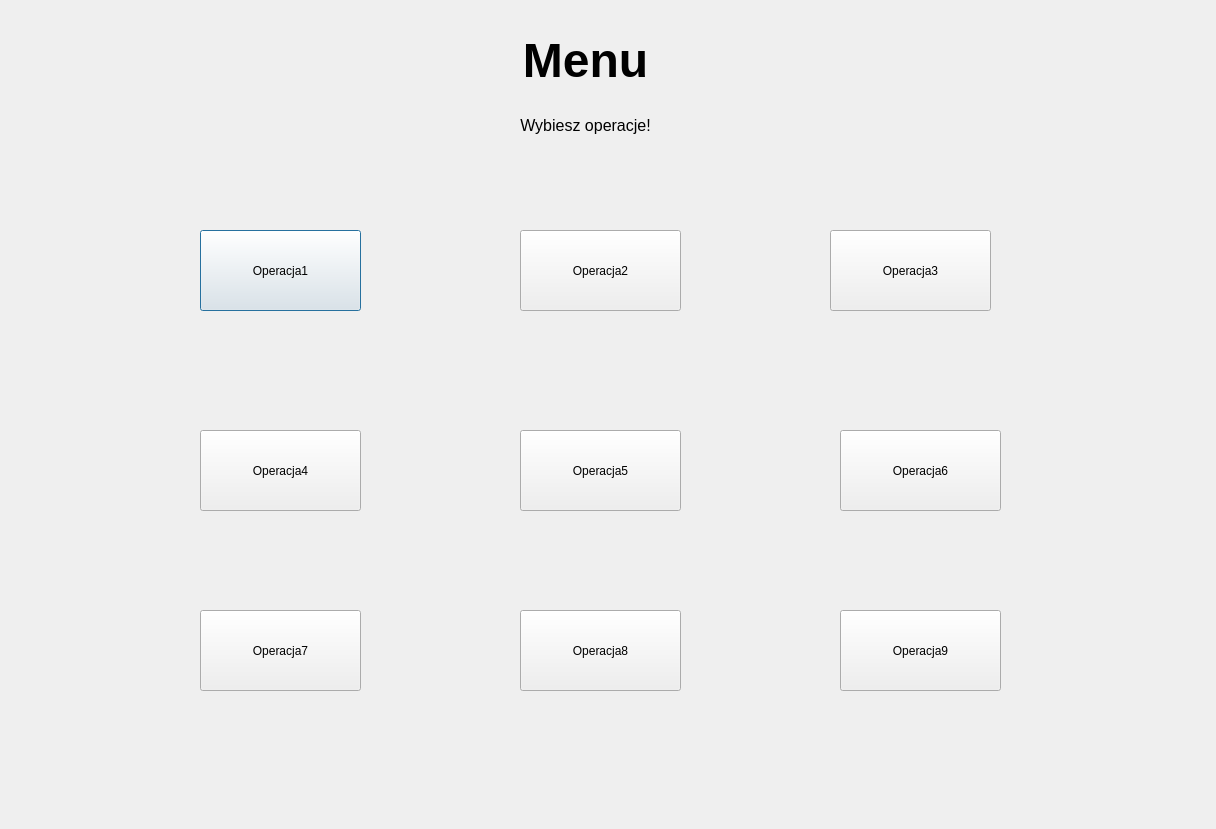
<?xml version="1.0" encoding="UTF-8"?>
<ui version="4.0">
 <class>Dialog</class>
 <widget class="QDialog" name="Dialog">
  <property name="geometry">
   <rect>
    <x>0</x>
    <y>0</y>
    <width>1216</width>
    <height>829</height>
   </rect>
  </property>
  <property name="windowTitle">
   <string>Dialog</string>
  </property>
  <widget class="QWidget" name="widget" native="true">
   <property name="geometry">
    <rect>
     <x>10</x>
     <y>0</y>
     <width>1200</width>
     <height>800</height>
    </rect>
   </property>
   <widget class="QLabel" name="label">
    <property name="geometry">
     <rect>
      <x>350</x>
      <y>20</y>
      <width>451</width>
      <height>81</height>
     </rect>
    </property>
    <property name="text">
     <string>&lt;html&gt;&lt;head/&gt;&lt;body&gt;&lt;p align=&quot;center&quot;&gt;&lt;span style=&quot; font-size:36pt; font-weight:700;&quot;&gt;Menu&lt;/span&gt;&lt;/p&gt;&lt;/body&gt;&lt;/html&gt;</string>
    </property>
   </widget>
   <widget class="QLabel" name="label_4">
    <property name="geometry">
     <rect>
      <x>450</x>
      <y>110</y>
      <width>251</width>
      <height>31</height>
     </rect>
    </property>
    <property name="text">
     <string>&lt;html&gt;&lt;head/&gt;&lt;body&gt;&lt;p align=&quot;center&quot;&gt;&lt;span style=&quot; font-size:12pt;&quot;&gt;Wybiesz operacje!&lt;/span&gt;&lt;/p&gt;&lt;/body&gt;&lt;/html&gt;</string>
    </property>
   </widget>
   <widget class="QLabel" name="blad">
    <property name="geometry">
     <rect>
      <x>480</x>
      <y>490</y>
      <width>261</width>
      <height>31</height>
     </rect>
    </property>
    <property name="text">
     <string>&lt;html&gt;&lt;head/&gt;&lt;body&gt;&lt;p align=&quot;center&quot;&gt;&lt;span style=&quot; font-size:16pt; color:#ff0000;&quot;&gt;&lt;br/&gt;&lt;/span&gt;&lt;/p&gt;&lt;/body&gt;&lt;/html&gt;</string>
    </property>
   </widget>
   <widget class="QPushButton" name="Operacja_1_przycisk">
    <property name="geometry">
     <rect>
      <x>190</x>
      <y>230</y>
      <width>161</width>
      <height>81</height>
     </rect>
    </property>
    <property name="text">
     <string>Operacja1</string>
    </property>
   </widget>
   <widget class="QPushButton" name="Operacja_2_przycisk">
    <property name="geometry">
     <rect>
      <x>510</x>
      <y>230</y>
      <width>161</width>
      <height>81</height>
     </rect>
    </property>
    <property name="text">
     <string>Operacja2</string>
    </property>
   </widget>
   <widget class="QPushButton" name="Operacja_3_przycisk">
    <property name="geometry">
     <rect>
      <x>820</x>
      <y>230</y>
      <width>161</width>
      <height>81</height>
     </rect>
    </property>
    <property name="text">
     <string>Operacja3</string>
    </property>
   </widget>
   <widget class="QPushButton" name="Operacja_4">
    <property name="geometry">
     <rect>
      <x>190</x>
      <y>430</y>
      <width>161</width>
      <height>81</height>
     </rect>
    </property>
    <property name="text">
     <string>Operacja4</string>
    </property>
   </widget>
   <widget class="QPushButton" name="Operacja_5">
    <property name="geometry">
     <rect>
      <x>510</x>
      <y>430</y>
      <width>161</width>
      <height>81</height>
     </rect>
    </property>
    <property name="text">
     <string>Operacja5</string>
    </property>
   </widget>
   <widget class="QPushButton" name="Operacja_6">
    <property name="geometry">
     <rect>
      <x>830</x>
      <y>430</y>
      <width>161</width>
      <height>81</height>
     </rect>
    </property>
    <property name="text">
     <string>Operacja6</string>
    </property>
   </widget>
   <widget class="QPushButton" name="Operacja_7">
    <property name="geometry">
     <rect>
      <x>190</x>
      <y>610</y>
      <width>161</width>
      <height>81</height>
     </rect>
    </property>
    <property name="text">
     <string>Operacja7</string>
    </property>
   </widget>
   <widget class="QPushButton" name="Operacja_8">
    <property name="geometry">
     <rect>
      <x>510</x>
      <y>610</y>
      <width>161</width>
      <height>81</height>
     </rect>
    </property>
    <property name="text">
     <string>Operacja8</string>
    </property>
   </widget>
   <widget class="QPushButton" name="Operacja_9">
    <property name="geometry">
     <rect>
      <x>830</x>
      <y>610</y>
      <width>161</width>
      <height>81</height>
     </rect>
    </property>
    <property name="text">
     <string>Operacja9</string>
    </property>
   </widget>
  </widget>
 </widget>
 <resources/>
 <connections/>
</ui>
